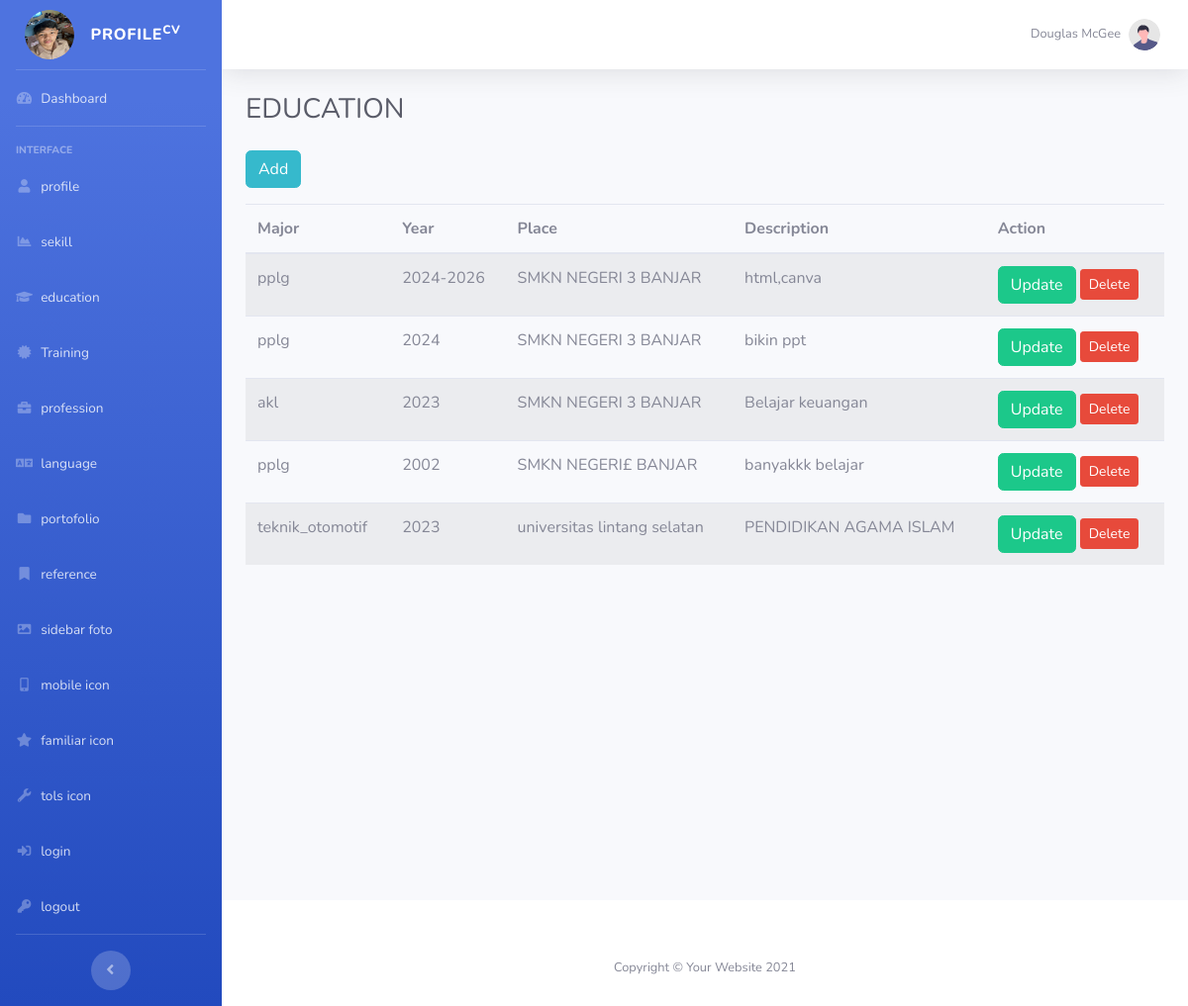
The page /tabel_education.php (signed in) on the database its author committed.
### tables this page shows
CREATE TABLE `education` (
  `id_education` int(11) NOT NULL,
  `nama_jurusan` varchar(100) NOT NULL,
  `tahun_belajar` varchar(45) NOT NULL,
  `temapat_belajar` varchar(100) NOT NULL,
  `deskripsi` text NOT NULL
);

### tabel_education.php (the view, shortened to what this page needs)
<?php
include "connection.php";
$select_education = mysqli_query($koneksi, "
    SELECT * FROM education
    ORDER BY 1 DESC
");
?>
<?php include "header.php" ?>
<body id="page-top">
    <div id="wrapper">
        <?php include "sidebar.php" ?>
        <div id="content-wrapper" class="d-flex flex-column">
            <div id="content">
                <?php include "topbar.php" ?>
                <div class="container-fluid">
                    <div class="d-sm-flex align-items-center justify-content-between mb-4">
                        <h1 class="h3 mb-0 text-gray-800">
                            EDUCATION
                        </h1>
                    </div>
<a href="form_education.php"
                        class="btn btn-info mb-3">
                        Add
                    </a>
                    <table class="table table-striped">
                        <thead>
                            <tr>
                                <th>Major</th>
                                <th>Year</th>
                                <th>Place</th>
                                <th>Description</th>
                                <th>Action</th>
                            </tr>
                        </thead>
                        <tbody>
                            <?php while ($tampil = mysqli_fetch_object($select_education)): ?>
                                <tr>
                                    <td><?= htmlspecialchars($tampil->nama_jurusan) ?></td>
                                    <td><?= htmlspecialchars($tampil->tahun_belajar) ?></td>
                                    <td><?= htmlspecialchars($tampil->temapat_belajar) ?></td>
                                    <td><?= htmlspecialchars($tampil->deskripsi) ?></td>
                                    <td>
<a href="update_form_education.php?id_education=<?= $tampil->id_education ?>"
                                            class="btn btn-success">
                                            Update
                                        </a>
<a href="delete_education.php?id_education=<?= $tampil->id_education ?>"
                                            class="btn btn-danger btn-sm"
                                            onclick="return confirm('Yakin ingin menghapus data ini?')">
                                            Delete
                                        </a>
                                    </td>
                                </tr>
                            <?php endwhile; ?>
                        </tbody>
                    </table>
                </div>
            </div>
            <?php include "footer.php" ?>
        </div>
    </div>
</body>
</html>

### header.php (shortened to what this page needs)
<!DOCTYPE html>
<html lang="en">
<head>
    <link href="vendor/fontawesome-free/css/all.min.css" rel="stylesheet" type="text/css">
    <link rel="stylesheet" href="https://cdnjs.cloudflare.com/ajax/libs/font-awesome/5.15.4/css/all.min.css">
    <link rel="stylesheet" href="https://cdn.jsdelivr.net/gh/devicons/devicon@latest/devicon.min.css">
    <link href="css/sb-admin-2.min.css" rel="stylesheet">
</head>

### sidebar.php
<ul class="navbar-nav bg-gradient-primary sidebar sidebar-dark accordion" id="accordionSidebar">
    <a class="sidebar-brand d-flex align-items-center justify-content-center" href="index.php">
        <div class="sidebar-brand-icon rotate-n-15">
            <img src="foto/gg.png" alt="profile" width="50" height="50" class="rounded-circle"   >
        </div>
        <div class="sidebar-brand-text mx-3">Profile<sup>cv</sup></div>
    </a>
    <hr class="sidebar-divider my-0">
    <li class="nav-item">
        <a class="nav-link" href="index.php">
            <i class="fas fa-fw fa-tachometer-alt"></i>
            <span>Dashboard</span>
        </a>
    </li>
    <hr class="sidebar-divider">
    <div class="sidebar-heading">
        Interface
    </div>
    <li class="nav-item">
        <a class="nav-link" href="tabel_profile.php">
            <i class="fas fa-fw fa-user"></i>
            <span>profile</span>
        </a>
    </li>
    <li class="nav-item">
        <a class="nav-link" href="tabel_skill.php">
            <i class="fas fa-fw fa-chart-area"></i>
            <span>sekill</span>
        </a>
    </li>
    <li class="nav-item">
        <a class="nav-link" href="tabel_education.php">
            <i class="fas fa-fw fa-graduation-cap"></i>
            <span>education</span>
        </a>
    </li>
    <li class="nav-item">
        <a class="nav-link" href="tabel_training.php">
            <i class="fas fa-fw fa-certificate"></i>
            <span>Training</span>
        </a>
    </li>
    <li class="nav-item">
        <a class="nav-link" href="tabel_job.php">
            <i class="fas fa-fw fa-briefcase"></i>
            <span>profession</span>
        </a>
    </li>
<li class="nav-item">
    <a class="nav-link" href="tabel_language.php">
        <i class="fas fa-fw fa-language"></i>
        <span>language</span>
    </a>
</li>
    <li class="nav-item">
        <a class="nav-link" href="tabel_portofolio.php">
            <i class="fas fa-fw fa-folder"></i>
            <span>portofolio</span>
        </a>
    </li>
    <li class="nav-item">
        <a class="nav-link" href="tabel_referece.php">
            <i class="fas fa-fw fa-bookmark"></i>
            <span>reference</span>
        </a>
    </li>
    <li class="nav-item">
        <a class="nav-link" href="tabel_sidebar_foto.php">
            <i class="fas fa-fw fa-image"></i>
            <span>sidebar foto</span>
        </a>
    </li>
    <li class="nav-item">
<a class="nav-link" href="tabel_mobile.php">
            <i class="fas fa-fw fa-mobile-alt"></i>
            <span>mobile icon</span>
        </a>
    </li>
    <li class="nav-item">
        <a class="nav-link" href="tabel_familiar.php">
            <i class="fas fa-fw fa-star"></i>
            <span>familiar icon</span>
        </a>
    </li>
    <li class="nav-item">
        <a class="nav-link" href="tabel_tols.php">
            <i class="fas fa-fw fa-wrench"></i>
            <span>tols icon</span>
        </a>
    </li>
    <li class="nav-item">
        <a class="nav-link" href="tabel_login.php">
            <i class="fas fa-fw fa-sign-in-alt"></i>
            <span>login</span>
        </a>
    </li>
       <li class="nav-item">
        <a class="nav-link" href="logout.php">
            <i class="fas fa-fw fa-key  -in-alt"></i>
            <span>logout
            </span>
        </a>
    </li>
    <hr class="sidebar-divider d-none d-md-block">
    <div class="text-center d-none d-md-inline">
        <button class="rounded-circle border-0" id="sidebarToggle"></button>
    </div>
</ul>

### topbar.php (shortened to what this page needs)
<nav class="navbar navbar-expand navbar-light bg-white topbar mb-4 static-top shadow">
    <ul class="navbar-nav ml-auto">
        <li class="nav-item dropdown no-arrow">
            <a class="nav-link dropdown-toggle" href="#" id="userDropdown" role="button"
                data-toggle="dropdown" aria-haspopup="true" aria-expanded="false">
                <span class="mr-2 d-none d-lg-inline text-gray-600 small">Douglas McGee</span>
                <img class="img-profile rounded-circle" src="img/undraw_profile.svg">
            </a>
        </li>
    </ul>
</nav>

### footer.php
<footer class="sticky-footer bg-white">
    <div class="container">
        <div class="copyright text-center" style="padding-top:30px;">
            <span>Copyright &copy; Your Website 2021</span>
        </div>
    </div>
</footer>

### rows shown on the page
education: nama_jurusan "pplg", tahun_belajar "2024-2026", temapat_belajar "SMKN NEGERI 3 BANJAR", deskripsi "html,canva"
education: nama_jurusan "pplg", tahun_belajar "2024", temapat_belajar "SMKN NEGERI 3 BANJAR", deskripsi "bikin ppt"
education: nama_jurusan "akl", tahun_belajar "2023", temapat_belajar "SMKN NEGERI 3 BANJAR", deskripsi "Belajar keuangan"
education: nama_jurusan "pplg", tahun_belajar "2002", temapat_belajar "SMKN NEGERI£ BANJAR", deskripsi "banyakkk belajar"
education: nama_jurusan "teknik_otomotif", tahun_belajar "2023", temapat_belajar "universitas lintang selatan", deskripsi "PENDIDIKAN AGAMA ISLAM"
